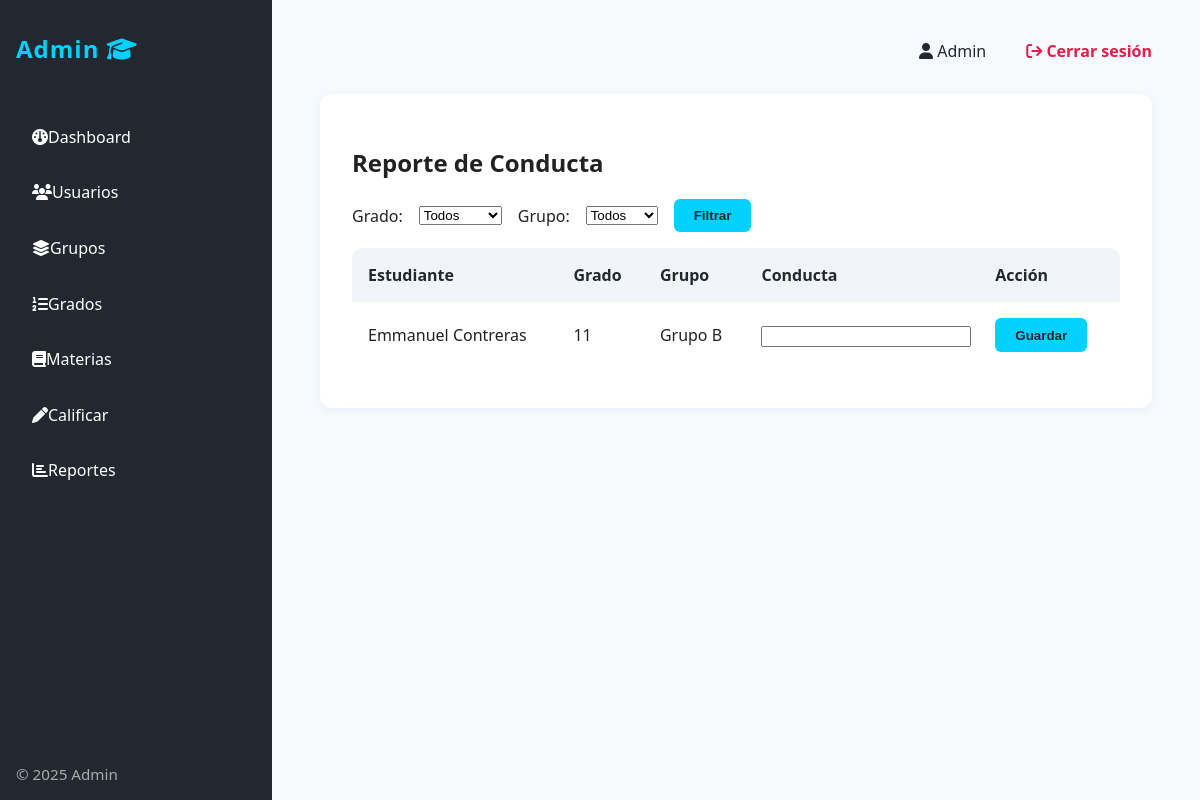
The page /admin/reports/behavior (signed in) on the database its author committed.
### models.py (models this page shows)
class User(db.Model):
    id = db.Column(db.Integer, primary_key=True)
    username = db.Column(db.String(50), unique=True, nullable=False)
    password_hash = db.Column(db.String(128), nullable=False)
    first_name = db.Column(db.String(50), nullable=False)
    last_name = db.Column(db.String(50), nullable=False)
    is_admin = db.Column(db.Boolean, default=False)
    grade_level_id = db.Column(db.Integer, db.ForeignKey('grade_level.id'), nullable=True)
    group_id = db.Column(db.Integer, db.ForeignKey('group.id'), nullable=True)
    last_activity_at = db.Column(db.DateTime)
    created_at = db.Column(db.DateTime, default=datetime.utcnow)
    tasks = relationship('Task', backref='user', cascade="all, delete-orphan")
    class_schedules = relationship('ClassSchedule', backref='user', cascade="all, delete-orphan")
    student_subjects = db.relationship('StudentSubject', backref='user', lazy='dynamic')
    grades = db.relationship('Grade', backref='user', lazy='dynamic')
    attendances = db.relationship('Attendance', backref='user', lazy='dynamic')
    behaviors = db.relationship('Behavior', backref='user', lazy='dynamic')

class GradeLevel(db.Model):
    id = db.Column(db.Integer, primary_key=True)
    name = db.Column(db.String(50), unique=True, nullable=False)
    description = db.Column(db.Text)
    created_at = db.Column(db.DateTime, default=datetime.utcnow)
    users = relationship('User', backref='grade_level', cascade="all, delete-orphan")

class Group(db.Model):
    id = db.Column(db.Integer, primary_key=True)
    name = db.Column(db.String(50), unique=True, nullable=False)
    description = db.Column(db.Text)
    created_at = db.Column(db.DateTime, default=datetime.utcnow)
    users = relationship('User', backref='group', cascade="all, delete-orphan")

### app.py (the view)
    def wrapped_view(*args, **kwargs):
        if g.user is None or not g.user.is_admin:
            flash("Acceso solo para administradores.", "danger")
            return redirect(url_for("login"))
        return view(*args, **kwargs)

### app.py (called while the page is built, shortened)
@app.before_request
def load_logged_in_user():
    user_id = session.get('user_id')
    if user_id is None:
        g.user = None
    else:
        g.user = User.query.get(user_id)
        if g.user:
            g.user.last_activity_at = datetime.utcnow()
            db.session.commit()

@app.context_processor
def inject_globals():
    now_aware = datetime.now(timezone.utc)
    return dict(current_user=g.user, current_year=now_aware.year, now=lambda: now_aware)

def admin_required(view):
    def wrapped_view(*args, **kwargs):
        if g.user is None or not g.user.is_admin:
            flash("Acceso solo para administradores.", "danger")
            return redirect(url_for("login"))
        return view(*args, **kwargs)
    wrapped_view.__name__ = view.__name__
    return wrapped_view

@app.route("/admin/reports/behavior", methods=["GET", "POST"])
@admin_required
def admin_report_behavior():
    grade_levels = GradeLevel.query.all()
    groups = Group.query.all()
    selected_grade = request.args.get("grade_level")
    selected_group = request.args.get("group")
    students = User.query.filter_by(is_admin=False)
    if selected_grade:
        students = students.filter_by(grade_level_id=selected_grade)
    if selected_group:
        students = students.filter_by(group_id=selected_group)
    students = students.all()
    return render_template("admin_report_behavior.html", students=students, grade_levels=grade_levels, groups=groups, selected_grade=selected_grade, selected_group=selected_group)

### templates/admin_report_behavior.html (shortened to what this page needs)
{% extends 'admin_dashboard.html' %}
{% block content_admin %}
<div class="admin-card">
  <h2>Reporte de Conducta</h2>
  <form method="get" style="margin-bottom:1em; display:flex; gap:1em; align-items:center;">
    <label>Grado:</label>
    <select name="grade_level">
      <option value="">Todos</option>
    </select>
    <label>Grupo:</label>
    <select name="group">
      <option value="">Todos</option>
    </select>
    <button type="submit" class="admin-btn">Filtrar</button>
  </form>
  <form method="post">
    <table class="admin-table">
      <thead>
        <tr>
          <th>Estudiante</th>
          <th>Grado</th>
          <th>Grupo</th>
          <th>Conducta</th>
          <th>Acción</th>
        </tr>
      </thead>
      <tbody>
        {% for student in students %}
        <tr>
          <td>{{ student.first_name }} {{ student.last_name }}</td>
          <td>{{ student.grade_level.name if student.grade_level else '' }}</td>
          <td>{{ student.group.name if student.group else '' }}</td>
          <td>
            <input type="text" name="behavior_{{ student.id }}" value="{{ student.behavior or '' }}" style="width:100%;">
          </td>
          <td>
            <button type="submit" name="save_behavior" value="{{ student.id }}" class="admin-btn">Guardar</button>
          </td>
        </tr>
        {% endfor %}
      </tbody>
    </table>
  </form>
</div>
{% endblock %}

### templates/base.html (shortened to what this page needs)
{% if current_user and current_user.is_admin %}
<!DOCTYPE html>
<html>
<head>
    <link rel="stylesheet" type="text/css" href="{{ url_for('static', filename='admin.css')}}" />
    <link rel="stylesheet" href="https://cdnjs.cloudflare.com/ajax/libs/font-awesome/6.4.0/css/all.min.css"/>
</head>
<body>
    <div class="admin-layout">
        <nav class="admin-sidebar">
            <div class="logo">Admin <i class="fa-solid fa-graduation-cap"></i></div>
            <a href="{{ url_for('admin_dashboard') }}" class="{% if request.endpoint == 'admin_dashboard' %}active{% endif %}"><i class="fa-solid fa-gauge"></i> Dashboard</a>
            <a href="{{ url_for('admin_users') }}" class="{% if 'admin_users' in request.endpoint %}active{% endif %}"><i class="fa-solid fa-users"></i> Usuarios</a>
            <a href="{{ url_for('admin_groups') }}" class="{% if 'admin_groups' in request.endpoint %}active{% endif %}"><i class="fa-solid fa-layer-group"></i> Grupos</a>
            <a href="{{ url_for('admin_grade_levels') }}" class="{% if 'admin_grade_levels' in request.endpoint %}active{% endif %}"><i class="fa-solid fa-list-ol"></i> Grados</a>
            <a href="{{ url_for('admin_subjects') }}" class="{% if 'admin_subjects' in request.endpoint %}active{% endif %}"><i class="fa-solid fa-book"></i> Materias</a>
            <a href="{{ url_for('admin_grade_students') }}" class="{% if 'admin_grade_students' in request.endpoint %}active{% endif %}"><i class="fa-solid fa-pen"></i> Calificar</a>
            <a href="{{ url_for('admin_reports') }}" class="{% if 'admin_reports' in request.endpoint %}active{% endif %}"><i class="fa-solid fa-chart-bar"></i> Reportes</a>
            <div class="sidebar-footer">
                <span>&copy; {{ current_year }} Admin</span>
            </div>
        </nav>
        <main class="admin-main">
            <div class="admin-header">
                <span class="user"><i class="fa-solid fa-user"></i> {{ current_user.first_name }}</span>
                <a href="{{ url_for('logout') }}" class="logout"><i class="fa-solid fa-arrow-right-from-bracket"></i> Cerrar sesión</a>
            </div>
            {% block content_admin %}{% endblock %}
        </main>
    </div>
</body>
</html>
{% endif %}

### static/admin.css (style rules this page uses)
body { font-family: 'Segoe UI', Arial, sans-serif; background: #f6fafd; margin: 0; padding: 0; color: #222; }
.admin-layout { display: flex; min-height: 100vh; background: #f6fafd; }
.admin-sidebar { width: 240px; background: #23272f; color: #fff; display: flex; flex-direction: column; padding: 2em 1em 1em 1em; box-shadow: 2px 0 8px rgba(0,0,0,0.07); }
.admin-sidebar .logo { font-size: 1.5em; font-weight: bold; margin-bottom: 2em; color: #00d1ff; letter-spacing: 1px; }
.admin-sidebar a { color: #fff; text-decoration: none; padding: 0.8em 1em; border-radius: 6px; margin-bottom: 0.5em; font-weight: 500; display: flex; align-items: center; transition: background 0.2s; }
.admin-sidebar .sidebar-footer { margin-top: auto; font-size: 0.95em; color: #aaa; }
.admin-main { flex: 1; padding: 2.5em 3em; background: #f6fafd; }
.admin-header { display: flex; justify-content: flex-end; align-items: center; margin-bottom: 2em; }
.admin-header .user { font-weight: 500; margin-right: 1.5em; color: #23272f; }
.admin-header .logout { color: #e11d48; text-decoration: none; font-weight: bold; margin-left: 1em; }
.admin-card { background: #fff; border-radius: 12px; box-shadow: 0 2px 8px rgba(37,99,235,0.08); padding: 2em 2em 1.5em 2em; margin-bottom: 2em; }
.admin-table { width: 100%; border-collapse: collapse; background: #fff; margin: 1em 0; border-radius: 10px; overflow: hidden; }
.admin-table th, .admin-table td { padding: 1em; text-align: left; }
.admin-table th { background: #f1f5f9; color: #23272f; font-weight: bold; }
.admin-btn { background: #00d1ff; color: #23272f; border: none; padding: 0.7em 1.5em; border-radius: 6px; font-weight: bold; cursor: pointer; margin-right: 0.5em; transition: background 0.2s; }

### rows shown on the page
User: first_name "Admin"
User: first_name "Emmanuel", last_name "Contreras", grade_level "11", group "Grupo B", {{ student.id }} 3 (drawn)
